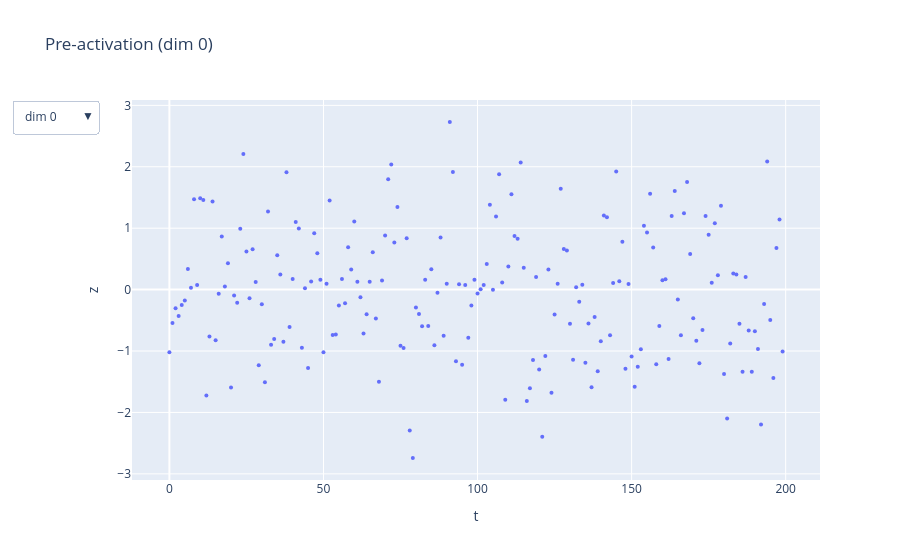

Here is the notebook cell this chart was saved with:
### Code cell
import plotly.graph_objects as go

pa = pre_activation.detach().cpu()

if pa.dim() == 3:
    pa = pa[0]   # (T, h)

T, h = pa.shape

fig = go.Figure()

for i in range(h):
    fig.add_trace(
        go.Scatter(
            y=pa[:, i],
            mode="markers",   # <-- key change
            name=f"dim {i}",
            visible=(i == 0),
            marker=dict(size=4)  # optional, makes points clearer
        )
    )

buttons = []
for i in range(h):
    visible = [False] * h
    visible[i] = True
    buttons.append(dict(
        label=f"dim {i}",
        method="update",
        args=[{"visible": visible},
              {"title": f"Pre-activation dim {i}"}]
    ))

fig.update_layout(
    updatemenus=[dict(buttons=buttons)],
    title="Pre-activation (dim 0)",
    xaxis_title="t",
    yaxis_title="z"
)

fig.show()
